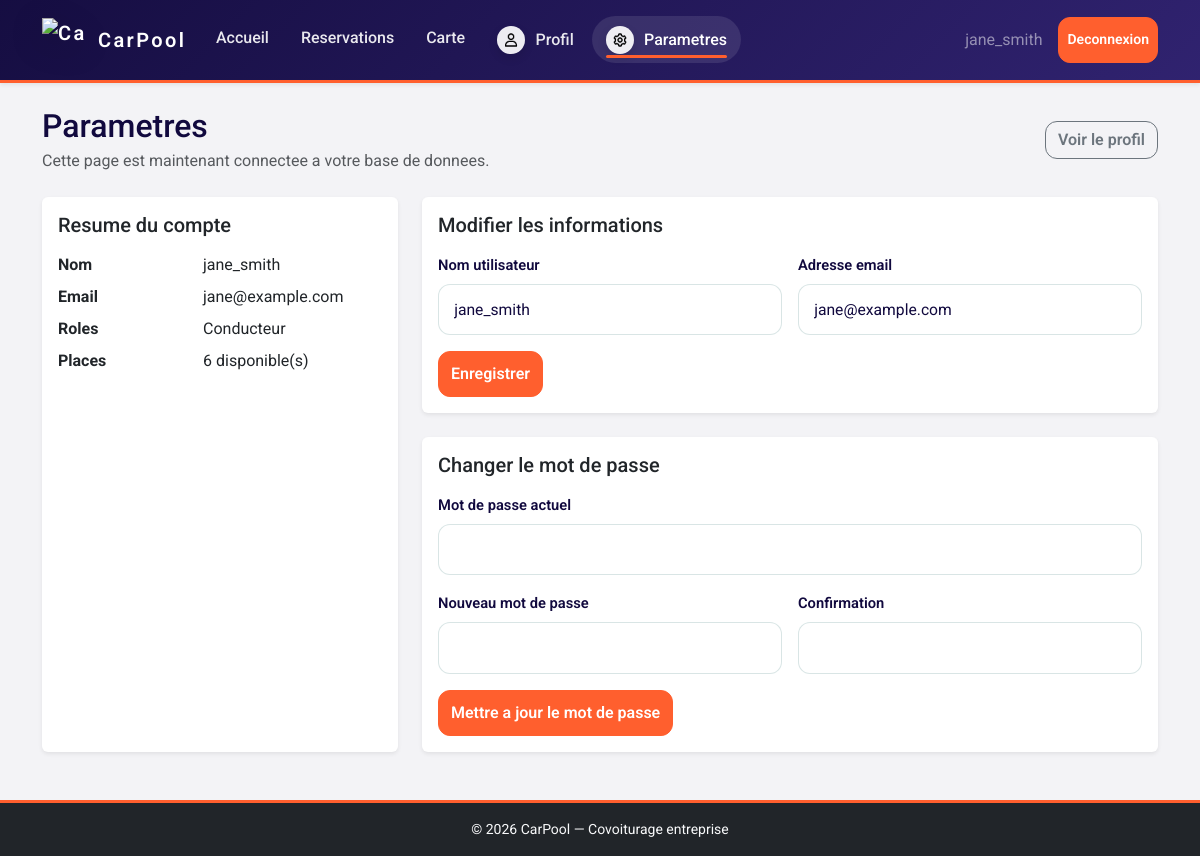
Screenshot of /index.php?page=Parametre (signed in) with the database file from the repository.
### tables this page shows
CREATE TABLE conductors (
                            conductors_id INT PRIMARY KEY AUTO_INCREMENT,
                            place_available INT NOT NULL CHECK (place_available >= 0),
                            users_id INT NOT NULL UNIQUE,
                            CONSTRAINT fk_conductors_users FOREIGN KEY (users_id)
                                REFERENCES users(users_id) ON DELETE CASCADE
);

CREATE TABLE users (
                       users_id INT PRIMARY KEY AUTO_INCREMENT,
                       user_name VARCHAR(100) NOT NULL,
                       user_password VARCHAR(255) NOT NULL,
                       user_email VARCHAR(150) NOT NULL UNIQUE
);

### public/Parametre.php (the view, shortened to what this page needs)
<?php
$pdo = getDB();
$userStmt = $pdo->prepare('
    SELECT u.users_id, u.user_name, u.user_email, u.user_password,
           c.conductors_id, c.place_available,
           p.passengers_id
    FROM users u
    LEFT JOIN conductors c ON c.users_id = u.users_id
    LEFT JOIN passengers p ON p.users_id = u.users_id
    WHERE u.user_email = ?
    LIMIT 1
');
$userStmt->execute([$_SESSION['user_email']]);
$user = $userStmt->fetch(PDO::FETCH_ASSOC);
    ?>
    <?php
$roleLabels = [];
if (!empty($user['conductors_id'])) {
    $roleLabels[] = 'Conducteur';
}
?>
<main class="container py-4">
    <div class="d-flex flex-column flex-lg-row justify-content-between align-items-lg-center gap-3 mb-4">
        <div>
            <h1 class="h2 mb-1">Parametres</h1>
            <p class="text-muted mb-0">Cette page est maintenant connectee a votre base de donnees.</p>
        </div>
        <a class="btn btn-outline-secondary" href="index.php?page=Profil">Voir le profil</a>
    </div>
    <div class="row g-4">
        <div class="col-12 col-xl-4">
            <div class="card shadow-sm border-0 h-100">
                <div class="card-body">
                    <h2 class="h5 mb-3">Resume du compte</h2>
                    <dl class="row mb-0">
                        <dt class="col-sm-5">Nom</dt>
                        <dd class="col-sm-7"><?= htmlspecialchars($user['user_name']) ?></dd>
                        <dt class="col-sm-5">Email</dt>
                        <dd class="col-sm-7 text-break"><?= htmlspecialchars($user['user_email']) ?></dd>
                        <dt class="col-sm-5">Roles</dt>
                        <dd class="col-sm-7"><?= htmlspecialchars(implode(', ', $roleLabels)) ?></dd>
                        <dt class="col-sm-5">Places</dt>
                        <dd class="col-sm-7">
                            <?= $user['place_available'] !== null ? (int) $user['place_available'] . ' disponible(s)' : 'Non conducteur' ?>
                        </dd>
                    </dl>
                </div>
            </div>
        </div>
        <div class="col-12 col-xl-8">
            <div class="card shadow-sm border-0 mb-4">
                <div class="card-body">
                    <h2 class="h5 mb-3">Modifier les informations</h2>
                    <form method="post" class="row g-3">
                        <div class="col-md-6">
                            <label for="user_name" class="form-label">Nom utilisateur</label>
                            <input
                                type="text"
                                class="form-control"
                                id="user_name"
                                name="user_name"
                                value="<?= htmlspecialchars($user['user_name']) ?>"
                                required
                            >
                        </div>
                        <div class="col-md-6">
                            <label for="user_email" class="form-label">Adresse email</label>
                            <input
                                type="email"
                                class="form-control"
                                id="user_email"
                                name="user_email"
                                value="<?= htmlspecialchars($user['user_email']) ?>"
                                required
                            >
                        </div>
                        <div class="col-12">
                            <button type="submit" class="btn btn-primary">Enregistrer</button>
                        </div>
                    </form>
                </div>
            </div>
            <div class="card shadow-sm border-0">
                <div class="card-body">
                    <h2 class="h5 mb-3">Changer le mot de passe</h2>
                    <form method="post" class="row g-3">
                        <div class="col-12">
                            <label for="current_password" class="form-label">Mot de passe actuel</label>
                            <input type="password" class="form-control" id="current_password" name="current_password" required>
                        </div>
                        <div class="col-md-6">
                            <label for="new_password" class="form-label">Nouveau mot de passe</label>
                            <input type="password" class="form-control" id="new_password" name="new_password" required>
                        </div>
                        <div class="col-md-6">
                            <label for="confirm_password" class="form-label">Confirmation</label>
                            <input type="password" class="form-control" id="confirm_password" name="confirm_password" required>
                        </div>
                        <div class="col-12">
                            <button type="submit" class="btn btn-dark">Mettre a jour le mot de passe</button>
                        </div>
                    </form>
                </div>
            </div>
        </div>
    </div>
</main>

### public/carpool.css (style rules this page uses)
:root { --bg: #f3f3f6; --surface: rgba(255, 255, 255, 0.96); --surface-strong: #ffffff; --surface-soft: #ececf2; --text: #11093e; --muted: #4c4b5d; --line: rgba(17, 9, 62, 0.12); --brand: #ff5f2e; --brand-dark: #11093e; --accent: #4c4b5d; --shadow: 0 16px 36px rgba(17, 9, 62, 0.1); --radius-lg: 24px; --radius-md: 16px; --radius-sm: 12px; }
*, *::before, *::after { box-sizing: border-box; }
html { font-size: 16px; }
body { margin: 0; min-height: 100vh; color: var(--text); font-family: "Roboto", "Segoe UI", Tahoma, Geneva, Verdana, sans-serif; background: var(--bg); }
a { color: inherit; }
.app-page { display: flex; flex-direction: column; overflow-x: hidden; }
.app-page main, .app-page > .container, .app-page > .container-fluid { flex: 1 0 auto; }
label { font-size: 0.92rem; font-weight: 600; color: var(--text); }
input[type="email"], input[type="password"], input[type="search"], input.form-control { width: 100%; min-height: 48px; border: 1px solid rgba(20, 94, 97, 0.16); border-radius: var(--radius-sm); background: rgba(255, 255, 255, 0.92); color: var(--text); padding: 0.8rem 0.95rem; font-size: 0.98rem; transition: border-color 0.2s ease, box-shadow 0.2s ease, transform 0.2s ease; }
input::placeholder { color: #95a0b3; }
button, .btn { border-radius: var(--radius-sm); font-weight: 600; transition: transform 0.18s ease, box-shadow 0.18s ease, background-color 0.18s ease, border-color 0.18s ease; }
button[type="submit"], .btn-primary, .btn-secondary { min-height: 46px; border: 1px solid var(--brand); background: var(--brand); color: #fff; box-shadow: none; }
.container, .container-fluid { position: relative; }

### rows the page displays
conductors: users.user_name "jane_smith", users.user_email "jane@example.com", place_available "6", user_name "jane_smith", user_email "jane@example.com"

### other values shown
$userName "jane_smith"
implode(', ', $roleLabels) "Conducteur"
